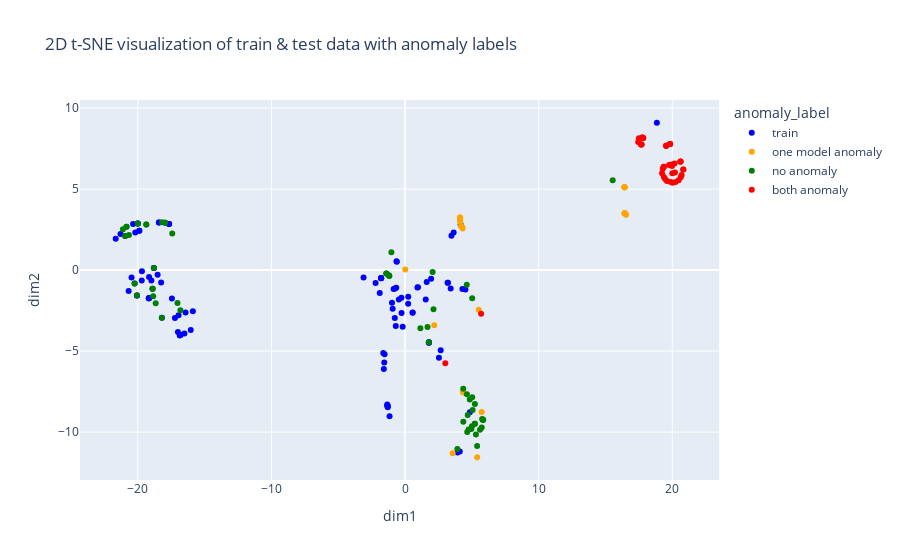

This figure's notebook cell:
### Markdown cell above
To visualise the results I use t-SNE (t-distributed Stochastic Neighbor Embedding), a non-linear dimensionality reduction technique that preserves local neighborhood structure when projecting high-dimensional data into 2D. Initially I tried PCA, but it did not give me a good visual separation of normal vs anomalous points when reduced to 2 dimensions, while t-SNE does. t-SNE preserves local structure better than PCA, making it easier to see clusters and outliers if we want to make a visualisation illustrating decision boundaries among non linear data. I admit that my understanding of its inner workings is shallow, but it provides us with a useful visualisation.

### Code cell
from sklearn.manifold import TSNE

X_all = np.vstack([X_train, X_test])

tsne = TSNE(n_components=2, perplexity=30, random_state=42, n_iter_without_progress=1000)
X_all_tsne = tsne.fit_transform(X_all)

X_train_tsne = X_all_tsne[:X_train.shape[0]]
X_test_tsne = X_all_tsne[X_train.shape[0]:]

def get_label(svm_pred, iso_pred):
    if svm_pred == -1 and iso_pred == -1:
        return "both anomaly"
    elif svm_pred == 1 and iso_pred == 1:
        return "no anomaly"
    else:
        return "one model anomaly"

# test data
df_test_tsne = pd.DataFrame(X_test_tsne, columns=["dim1", "dim2"])
df_test_tsne["anomaly_label"] = [
    get_label(s, i) for s, i in zip(svm_test_pred, iso_test_pred)
]
df_test_tsne["uid"] = test_data["uid"].values
df_test_tsne["id.resp_p"] = test_data["id.resp_p"].values

# train data
df_train_tsne = pd.DataFrame(X_train_tsne, columns=["dim1", "dim2"])
df_train_tsne["anomaly_label"] = "train"
df_train_tsne["uid"] = train_data["uid"].values
df_train_tsne["id.resp_p"] = train_data["id.resp_p"].values

df_tsne = pd.concat([df_train_tsne, df_test_tsne], ignore_index=True)

fig = px.scatter(
    df_tsne, 
    x="dim1", 
    y="dim2", 
    color="anomaly_label",
    color_discrete_map={
        "train": "blue",
        "no anomaly": "green",
        "one model anomaly": "orange",
        "both anomaly": "red"
    },
    title="2D t-SNE visualization of train & test data with anomaly labels",
    hover_data={"uid": True, "id.resp_p": True}
)

fig.show()

### Figure 1 — Plotly figure (JSON) as saved in the notebook; plotly's stock layout.template omitted (floating-point values rounded to 4 significant figures; data arrays with more than 128 entries replaced by an {"elided": "..."} marker saying what was removed)
{"data": [{"customdata": {"elided": "102x2 mixed values"}, "hovertemplate": "anomaly_label=train<br>dim1=%{x}<br>dim2=%{y}<br>uid=%{customdata[0]}<br>id.resp_p=%{customdata[1]}<extra></extra>", "legendgroup": "train", "marker": {"color": "blue", "symbol": "circle"}, "mode": "markers", "name": "train", "orientation": "v", "showlegend": true, "type": "scatter", "x": [-20.69, -20.06, -17.66, -18.9, -18.8, -20.06, -18.98, -19.17, 1.62, -1.317, -1.294, -1.318, -0.768, -1.304, -1.332, 4.517, -1.554, 0.2389, -18.52, -19.17, -18.42, -18.25, -19.69, -20.24, 4.119, -1.894, 2.537, -0.2607, -1.16, 0.2305, -19.71, -20.47, -19.17, -19.16, -18.8, -18.2, -16.86, -16.78, -1.227, -21.65, 18.84, 3.472, -19.89, -19.89, -20.0, -17.65, -20.19, -1.588, -1.532, 1.547, 0.5687, 0.5668, 3.414, 3.637, 1.783, 1.784, 1.784, 1.783, -0.9784, -0.8535, -0.7465, 1.951, -17.45, -16.95, -15.88, -3.106, -1.629, -16.51, -0.6579, -17.0, -20.95, -21.29, 3.214, -17.22, -16.43, 3.183, -0.9278, -0.4646, -0.2704, 0.9282, 0.9698, -16.04, -20.35, -19.17, -18.42, 4.161, -20.0, -17.95, 4.293, -0.694, -0.1761, -0.6416, -0.6156, -1.789, -1.79, -1.789, -1.789, -2.206, 3.923, 2.667, 4.093, 4.85], "xaxis": "x", "y": [-1.288, -1.574, 2.851, -1.143, 0.1354, -1.574, -0.636, -1.738, -0.735, -8.364, -8.458, -8.36, -2.95, -8.416, -8.3, -1.199, -5.703, -1.646, -0.2844, -1.738, 2.939, -0.7605, -0.06559, -0.8255, 3.088, -1.409, -5.401, -2.649, -9.014, -2.068, -0.6355, -0.4537, -1.738, -0.4192, 0.1354, -2.942, -4.033, -3.995, -0.3112, 1.943, 9.096, 2.115, 2.423, 2.423, 2.884, 2.85, 2.327, -6.096, -5.189, -1.808, -2.617, -2.635, -1.131, 2.318, -4.463, -4.461, -4.462, -4.462, -2.018, -1.168, -1.136, -0.5403, -1.746, -2.784, -2.532, -0.4534, -5.112, -3.918, -1.095, -3.818, 2.102, 2.236, -0.7806, -2.949, -2.613, -0.7823, -2.388, -1.808, -1.703, -1.068, -1.05, -3.692, 2.844, -1.738, 2.939, 2.797, 2.883, 2.917, -1.159, -3.442, -3.489, 0.5541, 0.5216, -0.4948, -0.4996, -0.4933, -0.492, -0.7959, -11.25, -4.943, -11.19, -8.776], "yaxis": "y"}, {"customdata": [["CF9VVu1vAvWE78HkF1", 443], ["C7bvit4YLpboA02B71", 443], ["CHTNtx4Fle9gvLfoDe", 4], ["CFtHkp1OboAxZmreoi", 443], ["CLfWhl4LNwbNxuP75c", 4], ["CLcQhW1SxpdlwFMcna", 57736], ["C4NXeo3k9I9F6W2swk", 443], ["CMiUg3fa4nsckqYh", 443], ["ClWzPf3oMl4uVjOMT3", 4], ["Czch711A3bfMwIhkpd", 5228], ["CTMMNp41aIoFWNGS7l", 443], ["CB5LlJ8vbIPKf578d", 4], ["CKbPzpWdWOGdrwMaj", 4], ["CUhwFI2YjMkHyGju97", 8000], ["CIrUMN3KNrQM1GRnU7", 8000], ["CsoUVu4Fhghm5bhjPi", 443], ["CDJdZD4p2nNj5M9357", 57736], ["ChwjLE3hGrc8M9TmMk", 443], ["CTR20RJdctfs2S6Vd", 4], ["CXk9dMG9XyeMdT6c", 443], ["COgrNhV07IbVLgDyg", 57736], ["CaStVq1Pbq8KOU84Ug", 4], ["CYLKkn2Rnl8tV76MRi", 8000], ["CXYOR91l3zR6DkwXc4", 5228], ["CWv0Vcp99wjubqe5l", 443]], "hovertemplate": "anomaly_label=one model anomaly<br>dim1=%{x}<br>dim2=%{y}<br>uid=%{customdata[0]}<br>id.resp_p=%{customdata[1]}<extra></extra>", "legendgroup": "one model anomaly", "marker": {"color": "orange", "symbol": "circle"}, "mode": "markers", "name": "one model anomaly", "orientation": "v", "showlegend": true, "type": "scatter", "x": [0.01766, 5.513, 4.309, 2.181, 4.134, 16.43, 16.44, 16.44, 4.112, 16.42, 5.734, 4.119, 4.181, 4.331, 4.35, 16.44, 16.43, 3.563, 4.284, 16.44, 16.43, 4.119, 5.397, 16.42, 16.54], "xaxis": "x", "y": [0.03549, -2.44, 2.563, -3.402, 2.98, 5.116, 3.515, 3.515, 3.096, 5.122, -8.757, 3.251, 2.71, -7.513, -7.559, 3.515, 5.116, -11.3, 2.648, 3.515, 5.116, 3.251, -11.55, 5.122, 3.422], "yaxis": "y"}, {"customdata": [["CIus7m9I8DcRDgV03", 53], ["CizSET1Lj8XzlMpzD5", 443], ["CWApfN3UTvjGLZyJKl", 53], ["CGolb645kmwKxfZxt7", 53], ["CXDHlA1iGWzdQS7LIc", 53], ["CmwWGt1PO1uaGODfjd", 53], ["CYEFZr4yOdql0M1oO6", 53], ["C9vurc2Yk07T7yT3G8", 53], ["CgEcRA4GoAPDj01OAf", 53], ["CCPThQ3CvFqPeFA8Pc", 53], ["CAo0w53bRBjFTncPtj", 443], ["CEVdaZ1J4gusOKXvRc", 443], ["CLo4FPSWnPif3c3Rl", 53], ["CzTA7g1DFXI1KTshme", 53], ["CsdYAm2EOAFybtCp6b", 443], ["CnW2ag0jlD1R5761c", 443], ["C4sGdL1uDrXYowov5l", 443], ["CKwfPy2GoRYlUeD35i", 8000], ["Cei99t36MqalrZDt81", 443], ["CyZHDt357HAmupBs1c", 443], ["CYdtPZ1B0XClu1s6oa", 53], ["CE4MFJ1RAv9jD7j8f4", 5228], ["C0Uxcf30mJ2Lq5wbX", 8000], ["C9tSxK3E9blgAvT9sj", 443], ["Cpl4DO1V4VtiWE0oBj", 8000], ["C4CGwj4LQYp5JlwjC7", 443], ["C02mhv37NfONtED6i9", 443], ["CGfv3P0afmXNki794", 53], ["CIFzkhNunTauYKWZe", 443], ["Cu9dLO3d0GWeYBLavc", 443], ["CnJ79x4juoPxV9NMW8", 8000], ["CtCYjh1iQvaBV7zgZ1", 8000], ["Ctq0ZM2pGM8l5HdQS6", 8000], ["CKXsYh3y0qnu6IP8bg", 443], ["CxiOjp3VtpNSThvdS7", 53], ["CoAD3A1x63MSoQbbbj", 53], ["C8sfl725CXwZxJA19", 443], ["C9x7S83q8VCbuVz4wl", 8000], ["Ccro1mS22D3jyUpff", 443], ["CIHpC12dfDgsNlCXy5", 443], ["CglIZy1UdDnXPL8Pg7", 443], ["ClA6P418lNNZe1ZeAa", 53], ["Cyw1E94W8FfeSPczJk", 53], ["C0jMGu1frh9ei1Wmqc", 53], ["CECH941TaCi426ROp8", 443], ["CoqeK14slRRWT3jSG3", 443], ["COs0MF2BvtxqwwWZBl", 53], ["C3qGIs31FfFuJTCsJ5", 443], ["CpQlXd1LM3lzSZ1a18", 443], ["CjHunXxX4zxwLRYT7", 57736], ["Ci1SH62mLUPecPJx5d", 443], ["CupYkjJ1BXaXaZk94", 443], ["CovR8F24TUZtn0RYGj", 53], ["Cmz3aX3s2GpoaPURW", 443], ["Cj4sBHa0s2uYpSCc3", 53], ["CokYEW2q0cjgDIE5Gi", 443]], "hovertemplate": "anomaly_label=no anomaly<br>dim1=%{x}<br>dim2=%{y}<br>uid=%{customdata[0]}<br>id.resp_p=%{customdata[1]}<extra></extra>", "legendgroup": "no anomaly", "marker": {"color": "green", "symbol": "circle"}, "mode": "markers", "name": "no anomaly", "orientation": "v", "showlegend": true, "type": "scatter", "x": [-18.8, 2.064, -18.85, -20.06, -18.89, -17.42, -18.18, -17.95, -18.66, -16.81, 4.618, 1.784, -18.89, -20.24, 5.024, 5.059, 4.757, 5.818, 5.738, 5.228, -20.84, -1.022, 5.393, 4.653, 5.771, -1.182, -1.402, -20.95, 1.146, 2.127, 4.844, 4.631, 4.353, 5.608, -20.66, -20.84, 5.029, 5.853, 5.003, 4.96, 5.228, -17.03, -20.0, -19.37, 4.36, 4.691, -19.37, 5.22, 3.917, 15.54, -1.402, -1.178, -21.12, 1.681, -18.2, 5.304], "xaxis": "x", "y": [0.1354, -0.1208, -1.606, -1.574, -1.142, 2.261, 2.948, 2.917, -2.04, -2.483, -0.8957, -4.459, -1.143, -0.8255, -1.731, -8.633, -9.837, -9.253, -9.709, -9.48, 2.681, 1.098, -10.86, -9.994, -9.187, -0.3458, -0.2026, 2.1, -3.586, -2.413, -7.981, -7.661, -7.319, -9.859, 2.17, 2.681, -7.851, -9.234, -9.631, -9.806, -8.266, -2.031, 2.884, 2.822, -9.355, -8.943, 2.822, -9.479, -11.04, 5.551, -0.2023, -0.3637, 2.523, -3.518, -2.942, -10.14], "yaxis": "y"}, {"customdata": [["C60KUBB1mWVgTHSli", 8000], ["C8QVv64L7m9Pcpq3d7", 8000], ["Cy8fPZ2zCP7rasvhg5", 8000], ["C0PFhIFGlyKYx7o43", 8000], ["C5xRuErcvFsJr30d1", 8000], ["CBpKqg4mytfufZvLLi", 8000], ["CdAch83rCMKFcC3Fli", 8000], ["CSAhOHKnHdnB2Q73", 8000], ["CCB1f51bXHx5BcAKBe", 8000], ["CNPVre20YbYQSMf7Ke", 8000], ["Cde9is2KxtOFabBbzl", 8000], ["ChjTGfCYX8iZHQor3", 8000], ["C70aPRt7qxD06fhwb", 8000], ["CziMkj0z43CeoNInk", 8000], ["CP61Y74whQS6dssUkb", 8000], ["CVdNxOOjc3Zq3d9Je", 8000], ["CzUDDK1vilgRnw4A0k", 8000], ["CwrUNR1GqXPX6txeig", 8000], ["C6AE8u2Tc7ql7ucWRg", 8000], ["CXgVhfoMMPPFhuNQj", 8000], ["CxNuD43JldfSlZSKS2", 8000], ["C0jBpYJfbrfwVjM5j", 8000], ["C0TAKK3WUGogNwKFEg", 8000], ["C3awF9SRj49Tyqm26", 8000], ["CmnwUO1jHiMvRxyCQ1", 8000], ["CdU3e740dG2zy9YoIa", 8000], ["CTwjVW2YRuobxyIfWl", 8000], ["CKXgAU3ds4M42sjdN2", 8000], ["ChiktV2JuORhUGIcn7", 8000], ["CtA8Yo4OqOxu5oYwEd", 8000], ["ClIlnU1NvzVSpYWooi", 8000], ["CVIw3B3M8bppM6xL82", 8000], ["CIFZON22bFsrYpPju1", 8000], ["CglHXT3xDOXBb070r4", 8000], ["ChkTa51Ta5ecXxvZp", 8000], ["CpLBJ01KLCZtfoF3P", 8000], ["C87Hmm4A4X0zugsEQ2", 8000], ["C9eDL02Z2TzomJlJCc", 8000], ["CXAp722KpCKULZQFR4", 8000], ["CMOi7B2zUW24plOiF3", 8000]], "hovertemplate": "anomaly_label=both anomaly<br>dim1=%{x}<br>dim2=%{y}<br>uid=%{customdata[0]}<br>id.resp_p=%{customdata[1]}<extra></extra>", "legendgroup": "both anomaly", "marker": {"color": "red", "symbol": "circle"}, "mode": "markers", "name": "both anomaly", "orientation": "v", "showlegend": true, "type": "scatter", "x": [17.51, 20.02, 20.2, 19.92, 20.82, 20.82, 20.62, 19.37, 19.76, 5.693, 3.013, 17.82, 17.69, 19.54, 19.23, 19.98, 19.46, 19.54, 17.7, 20.0, 20.17, 19.37, 19.55, 17.76, 20.24, 20.7, 20.62, 19.83, 17.65, 19.83, 17.45, 20.6, 19.6, 20.63, 19.84, 17.83, 20.47, 19.36, 19.29, 19.88], "xaxis": "x", "y": [8.139, 5.397, 6.026, 6.516, 6.207, 6.207, 6.7, 6.384, 6.492, -2.692, -5.743, 8.151, 7.753, 7.678, 5.976, 6.431, 5.623, 7.678, 7.755, 5.982, 6.588, 5.751, 7.679, 8.201, 5.444, 5.864, 6.698, 7.787, 7.747, 7.787, 7.915, 6.695, 5.498, 5.73, 7.791, 8.155, 5.554, 6.382, 6.252, 5.433], "yaxis": "y"}], "layout": {"legend": {"title": {"text": "anomaly_label"}, "tracegroupgap": 0}, "title": {"text": "2D t-SNE visualization of train & test data with anomaly labels"}, "xaxis": {"anchor": "y", "domain": [0, 1], "title": {"text": "dim1"}}, "yaxis": {"anchor": "x", "domain": [0, 1], "title": {"text": "dim2"}}}}
